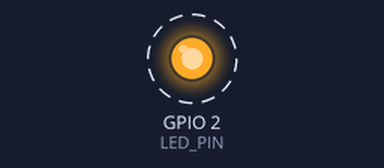
The sketch below on a simulated ESP32-S3. Shown: output pins drawn as LEDs (lit = HIGH). Dashed ring = blinking. What the sketch prints to the serial monitor is not drawn.

Above: at 2.5 s.
Timing chart, 0 to 6.6 s (numbered marks = the images above):
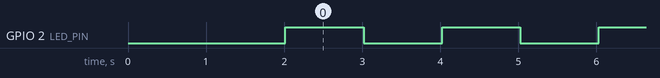

The sketch:

esp32_simple_example.ino
```cpp
/*
 * ESP32-S3 WROOM-1 - Simple Example
 *
 * This example demonstrates:
 * - Built-in LED blinking
 * - Serial communication
 * - Basic GPIO control
 */

// Define LED pin (ESP32-S3 usually has built-in LED on GPIO48 or GPIO2)
// Adjust this based on your specific board
#define LED_PIN 2  // Change to 48 if GPIO2 doesn't work

void setup() {
  // Initialize serial communication at 115200 baud
  Serial.begin(115200);

  // Wait for USB CDC to be ready (ESP32-S3 specific)
  // This prevents disconnect issues
  delay(2000);

  // Wait for serial monitor to connect (optional, but helpful)
  while(!Serial && millis() < 5000) {
    delay(100);
  }

  Serial.println("========================================");
  Serial.println("ESP32-S3 WROOM-1 - Simple Example");
  Serial.println("========================================");
  Serial.println("Board: ESP32-S3 WROOM-1");
  Serial.println("Starting...");
  Serial.println("========================================");

  // Configure LED pin as output
  pinMode(LED_PIN, OUTPUT);

  Serial.println("Setup complete!");
  Serial.println("Board should remain connected now!");
}

void loop() {
  // Turn LED ON
  digitalWrite(LED_PIN, HIGH);
  Serial.println("*** LED: ON ***");
  delay(1000);  // Wait 1 second

  // Turn LED OFF
  digitalWrite(LED_PIN, LOW);
  Serial.println("*** LED: OFF ***");
  delay(1000);  // Wait 1 second

  // Print system info every cycle
  Serial.println("========================================");
  Serial.print("Free Heap: ");
  Serial.print(ESP.getFreeHeap());
  Serial.println(" bytes");

  Serial.print("Uptime: ");
  Serial.print(millis() / 1000);
  Serial.println(" seconds");

  Serial.print("Loop count: ");
  static int loopCount = 0;
  Serial.println(++loopCount);
  Serial.println("========================================\n");
}
```

Measured:
- by itself, GPIO 2 (LED_PIN): alternates HIGH for 1.0 s and LOW for 1.0 s
